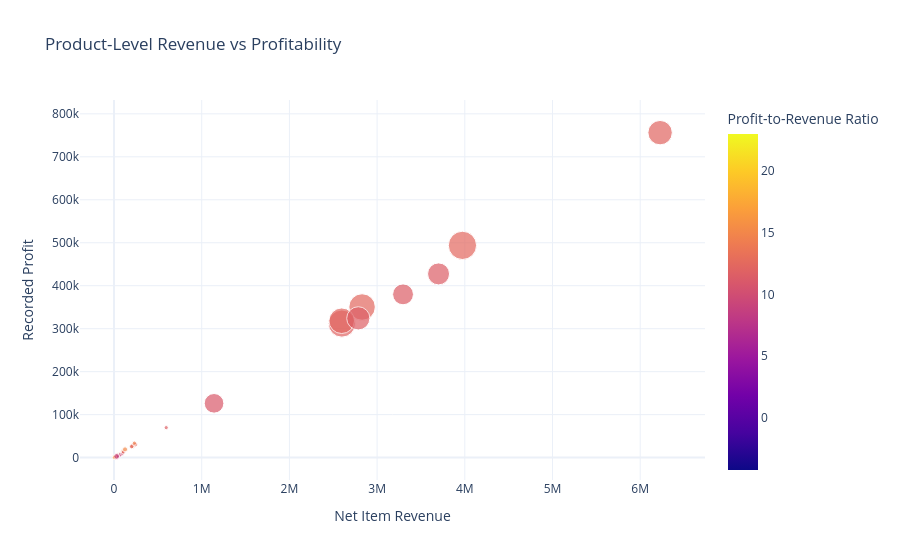

The notebook cell saved with this chart:
### Code cell
fig = px.scatter(
    product_performance,
    x="Net_Revenue",
    y="Profit",
    size="Orders",
    color="Profit Margin (%)",
    hover_name="Product Name",
    hover_data=["Department Name", "Discount Rate (%)"],
    title="Product-Level Revenue vs Profitability",
    labels={
        "Net_Revenue": "Net Item Revenue",
        "Profit": "Recorded Profit",
        "Profit Margin (%)": "Profit-to-Revenue Ratio"
    }
)

fig.update_layout(template="plotly_white")
fig.show()

### Figure 1 — Plotly figure (JSON) as saved in the notebook; plotly's stock layout.template omitted (floating-point values rounded to 4 significant figures; data arrays with more than 128 entries replaced by an {"elided": "..."} marker saying what was removed)
{"data": [{"customdata": {"elided": "118x2 mixed values"}, "hovertemplate": "<b>%{hovertext}</b><br><br>Net Item Revenue=%{x}<br>Recorded Profit=%{y}<br>Orders=%{marker.size}<br>Department Name=%{customdata[0]}<br>Discount Rate (%)=%{customdata[1]}<br>Profit-to-Revenue Ratio=%{marker.color}<extra></extra>", "hovertext": ["Nike Men's Fingertrap Max Training Shoe", "Elevation Training Mask 2.0", "adidas Brazuca 2014 Official Match Ball", "adidas Kids' F5 Messi FG Soccer Cleat", "adidas Men's F10 Messi TRX FG Soccer Cleat", "Diamondback Boys' Insight 24 Performance Hybr", "SOLE E25 Elliptical", "Diamondback Girls' Clarity 24 Hybrid Bike 201", "Nike Kids' Grade School KD VI Basketball Shoe", "Under Armour Men's Tech II T-Shirt", "Nike Men's Comfort 2 Slide", "Stiga Master Series ST3100 Competition Indoor", "Nike Women's Legend V-Neck T-Shirt", "Nike Dri-FIT Crew Sock 6 Pack", "Nike Women's Tempo Shorts", "Nike Men's Free 5.0+ Running Shoe", "GoPro HERO3+ Black Edition Camera", "SOLE E35 Elliptical", "Yakima DoubleDown Ace Hitch Mount 4-Bike Rack", "Bowflex SelectTech 1090 Dumbbells", "Under Armour Hustle Storm Medium Duffle Bag", "Under Armour Women's Micro G Skulpt Running S", "Brooks Women's Ghost 6 Running Shoe", "Nike Women's Free 5.0 TR FIT PRT 4 Training S", "Under Armour Kids' Mercenary Slide", "Under Armour Women's Ignite Slide", "Under Armour Men's Compression EV SL Slide", "Under Armour Women's Ignite PIP VI Slide", "Fitbit The One Wireless Activity & Sleep Trac", "Garmin Forerunner 910XT GPS Watch", "Mio ALPHA Heart Rate Monitor/Sport Watch", "Polar FT4 Heart Rate Monitor", "Polar Loop Activity Tracker", "Nike Men's Free TR 5.0 TB Training Shoe", "Total Gym 1400", "Perfect Fitness Perfect Rip Deck", "Nike Men's CJ Elite 2 TD Football Cleat", "Nike Men's Dri-FIT Victory Golf Polo", "Nike Men's Deutschland Weltmeister Winners Bl", "adidas Youth Germany Black/Red Away Match Soc", "adidas Men's Germany Black Crest Away Tee", "TYR Boys' Team Digi Jammer", "Garmin Approach S3 Golf GPS Watch", "Nike Men's Kobe IX Elite Low Basketball Shoe", "Under Armour Girls' Toddler Spine Surge Runni", "Columbia Men's PFG Anchor Tough T-Shirt", "Merrell Women's Grassbow Sport Hiking Shoe", "Merrell Women's Siren Mid Waterproof Hiking B", "Merrell Women's Grassbow Sport Waterproof Hik", "Merrell Men's All Out Flash Trail Running Sho", "Cleveland Golf Collegiate My Custom Wedge 588", "TaylorMade White Smoke IN-12 Putter", "MDGolf Pittsburgh Penguins Putter", "Top Flite Women's 2014 XL Hybrid", "Cleveland Golf Women's 588 RTX CB Satin Chrom", "TaylorMade Women's RBZ SL Rescue", "LIJA Women's Mid-Length Panel Golf Shorts", "LIJA Women's Button Golf Dress", "LIJA Women's Eyelet Sleeveless Golf Polo", "LIJA Women's Argyle Golf Polo", "Ogio Race Golf Shoes", "Titleist Club Glove Travel Cover", "Clicgear Rovic Cooler Bag", "Titleist Small Wheeled Travel Cover", "Clicgear 8.0 Shoe Brush", "Bag Boy M330 Push Cart", "Bag Boy Beverage Holder", "TaylorMade 2014 Purelite Stand Bag", "Hirzl Men's Hybrid Golf Glove", "Hirzl Women's Hybrid Golf Glove", "Hirzl Women's Soffft Flex Golf Glove", "Glove It Women's Imperial Golf Glove", "Glove It Women's Mod Oval Golf Glove", "Titleist Pro V1x Golf Balls", "Titleist Pro V1 High Numbers Personalized Gol", "Titleist Pro V1x High Numbers Golf Balls", "Titleist Pro V1x High Numbers Personalized Go", "Bridgestone e6 Straight Distance NFL Tennesse", "Bridgestone e6 Straight Distance NFL San Dieg", "Bridgestone e6 Straight Distance NFL Carolina", "Garmin Approach S4 Golf GPS Watch", "GolfBuddy VT3 GPS Watch", "Bushnell Pro X7 Jolt Slope Rangefinder", "Team Golf St. Louis Cardinals Putter Grip", "Team Golf San Francisco Giants Putter Grip", "Team Golf Pittsburgh Steelers Putter Grip", "Team Golf New England Patriots Putter Grip", "Team Golf Texas Longhorns Putter Grip", "Team Golf Tennessee Volunteers Putter Grip", "Glove It Women's Mod Oval 3-Zip Carry All Gol", "Glove It Urban Brick Golf Towel", "Glove It Imperial Golf Towel", "Diamondback Women's Serene Classic Comfort Bi", "ENO Atlas Hammock Straps", "The North Face Women's Recon Backpack", "insta-bed Neverflat Air Mattress", "Field & Stream Sportsman 16 Gun Fire Safe", "O'Brien Men's Neoprene Life Vest", "Pelican Maverick 100X Kayak", "Pelican Sunstream 100 Kayak", "Sports Books ", "Baby sweater", "CDs of rock", "Web Camera", "Children's heaters", "Dell Laptop", "Industrial consumer electronics", "Porcelain crafts", "DVDs ", "Lawn mower", "First aid kit", "Men's gala suit", "Rock music", "Adult dog supplies", "Smart watch ", "Toys ", "Fighting video games", "Summer dresses"], "legendgroup": "", "marker": {"color": [8.301, 19.81, 17.5, 11.8, 16.31, 22.58, -1.801, 3.73, 11.84, 12.76, 14.34, 5.878, 15.37, 12.32, 12.6, 11.53, 2.117, -3.654, 9.737, 23.02, 15.3, 10.66, 15.36, 9.001, 12.13, 15.25, 11.44, 8.353, 12.46, 3.106, 10.33, 21.4, 6.114, 3.858, 8.357, 12.43, 12.0, 12.39, 10.9, 13.32, 14.7, 11.64, 14.11, 9.575, 11.07, 9.769, 9.744, 14.56, 15.01, 17.13, 7.835, 14.6, 14.76, 11.45, 4.916, 16.34, 14.83, 15.7, 12.24, 10.92, 19.25, 14.39, 9.548, 8.326, 10.24, 19.82, 16.7, 6.932, 10.12, 9.931, 10.01, 12.55, 16.77, 9.911, 15.4, 13.34, 15.66, 10.19, 7.829, 12.0, 12.32, 5.349, -4.222, 13.02, 14.25, 15.38, 13.85, 15.44, 11.62, 12.31, 12.32, 12.4, 11.55, 7.961, 17.53, 12.94, 12.14, 12.26, 8.547, 11.63, 7.812, 13.92, 13.96, 12.59, 12.99, 11.7, 13.5, 12.72, 9.332, 14.43, 9.956, 5.096, 14.2, 9.618, 11.92, 16.42, 9.083, 15.16], "coloraxis": "coloraxis", "size": [63, 74, 65, 262, 303, 28, 10, 27, 62, 279, 327, 25, 278, 307, 318, 11092, 32, 15, 64, 10, 297, 286, 66, 70, 251, 306, 279, 285, 62, 35, 67, 60, 53, 68, 35, 20359, 18783, 17869, 297, 313, 289, 298, 75, 62, 9825, 304, 70, 69, 58, 85, 65, 63, 53, 303, 70, 68, 73, 76, 309, 65, 61, 34, 284, 54, 284, 69, 278, 65, 282, 310, 295, 303, 275, 291, 291, 264, 305, 256, 309, 308, 34, 59, 8, 313, 292, 293, 281, 298, 300, 294, 298, 302, 12299, 321, 57, 59, 15164, 16623, 40, 13727, 405, 207, 271, 592, 652, 442, 431, 484, 483, 484, 362, 208, 434, 492, 357, 529, 838, 650], "sizemode": "area", "sizeref": 50.9, "symbol": "circle"}, "mode": "markers", "name": "", "orientation": "v", "showlegend": false, "type": "scatter", "x": [7257.0, 16650.0, 9387.0, 24630.0, 50350.0, 7666.0, 9415.0, 7624.0, 16700.0, 18710.0, 40080.0, 8154.0, 18050.0, 17420.0, 24560.0, 3296000.0, 11600.0, 26410.0, 10800.0, 5172.0, 26580.0, 41930.0, 16970.0, 17380.0, 20040.0, 26430.0, 32750.0, 24630.0, 16760.0, 12590.0, 12030.0, 16250.0, 5335.0, 18520.0, 9676.0, 3973000.0, 2598000.0, 2829000.0, 24450.0, 61040.0, 19280.0, 31440.0, 17240.0, 11290.0, 1141000.0, 25130.0, 18660.0, 8502.0, 6860.0, 8356.0, 12190.0, 17410.0, 10390.0, 15980.0, 7538.0, 7929.0, 20130.0, 7366.0, 55160.0, 13850.0, 9404.0, 9118.0, 31030.0, 12150.0, 7961.0, 14980.0, 19010.0, 10530.0, 11620.0, 12010.0, 14440.0, 16920.0, 14350.0, 37330.0, 39570.0, 34430.0, 42610.0, 23170.0, 25800.0, 26560.0, 9811.0, 10640.0, 6063.0, 21610.0, 19550.0, 19760.0, 18400.0, 19940.0, 20440.0, 18340.0, 12680.0, 13400.0, 3701000.0, 26880.0, 15990.0, 8012.0, 6227000.0, 2596000.0, 12530.0, 2786000.0, 11300.0, 10960.0, 2750.0, 240500.0, 209300.0, 595400.0, 97940.0, 200700.0, 71320.0, 231800.0, 95360.0, 39370.0, 101700.0, 37320.0, 105100.0, 5486.0, 29920.0, 126000.0], "xaxis": "x", "y": [602.4, 3300.0, 1643.0, 2906.0, 8213.0, 1731.0, -169.6, 284.4, 1977.0, 2387.0, 5748.0, 479.3, 2773.0, 2145.0, 3095.0, 379900.0, 245.6, -965.1, 1052.0, 1191.0, 4068.0, 4470.0, 2607.0, 1565.0, 2432.0, 4030.0, 3745.0, 2057.0, 2088.0, 391.1, 1242.0, 3477.0, 326.2, 714.4, 808.6, 493800.0, 311900.0, 350400.0, 2666.0, 8129.0, 2834.0, 3659.0, 2432.0, 1081.0, 126300.0, 2455.0, 1819.0, 1238.0, 1030.0, 1432.0, 955.1, 2540.0, 1533.0, 1830.0, 370.6, 1295.0, 2985.0, 1157.0, 6752.0, 1512.0, 1810.0, 1312.0, 2963.0, 1012.0, 815.5, 2969.0, 3174.0, 730.2, 1176.0, 1193.0, 1444.0, 2123.0, 2407.0, 3700.0, 6093.0, 4592.0, 6671.0, 2362.0, 2020.0, 3189.0, 1209.0, 569.0, -256.0, 2815.0, 2786.0, 3040.0, 2549.0, 3079.0, 2375.0, 2258.0, 1563.0, 1662.0, 427500.0, 2140.0, 2804.0, 1037.0, 756200.0, 318500.0, 1071.0, 324100.0, 883.0, 1525.0, 383.8, 30290.0, 27180.0, 69660.0, 13220.0, 25530.0, 6655.0, 33440.0, 9494.0, 2006.0, 14440.0, 3589.0, 12520.0, 900.7, 2718.0, 19100.0], "yaxis": "y"}], "layout": {"coloraxis": {"colorbar": {"title": {"text": "Profit-to-Revenue Ratio"}}, "colorscale": [[0, "#0d0887"], [0.1111, "#46039f"], [0.2222, "#7201a8"], [0.3333, "#9c179e"], [0.4444, "#bd3786"], [0.5556, "#d8576b"], [0.6667, "#ed7953"], [0.7778, "#fb9f3a"], [0.8889, "#fdca26"], [1, "#f0f921"]]}, "legend": {"itemsizing": "constant", "tracegroupgap": 0}, "title": {"text": "Product-Level Revenue vs Profitability"}, "xaxis": {"anchor": "y", "domain": [0, 1], "title": {"text": "Net Item Revenue"}}, "yaxis": {"anchor": "x", "domain": [0, 1], "title": {"text": "Recorded Profit"}}}}
